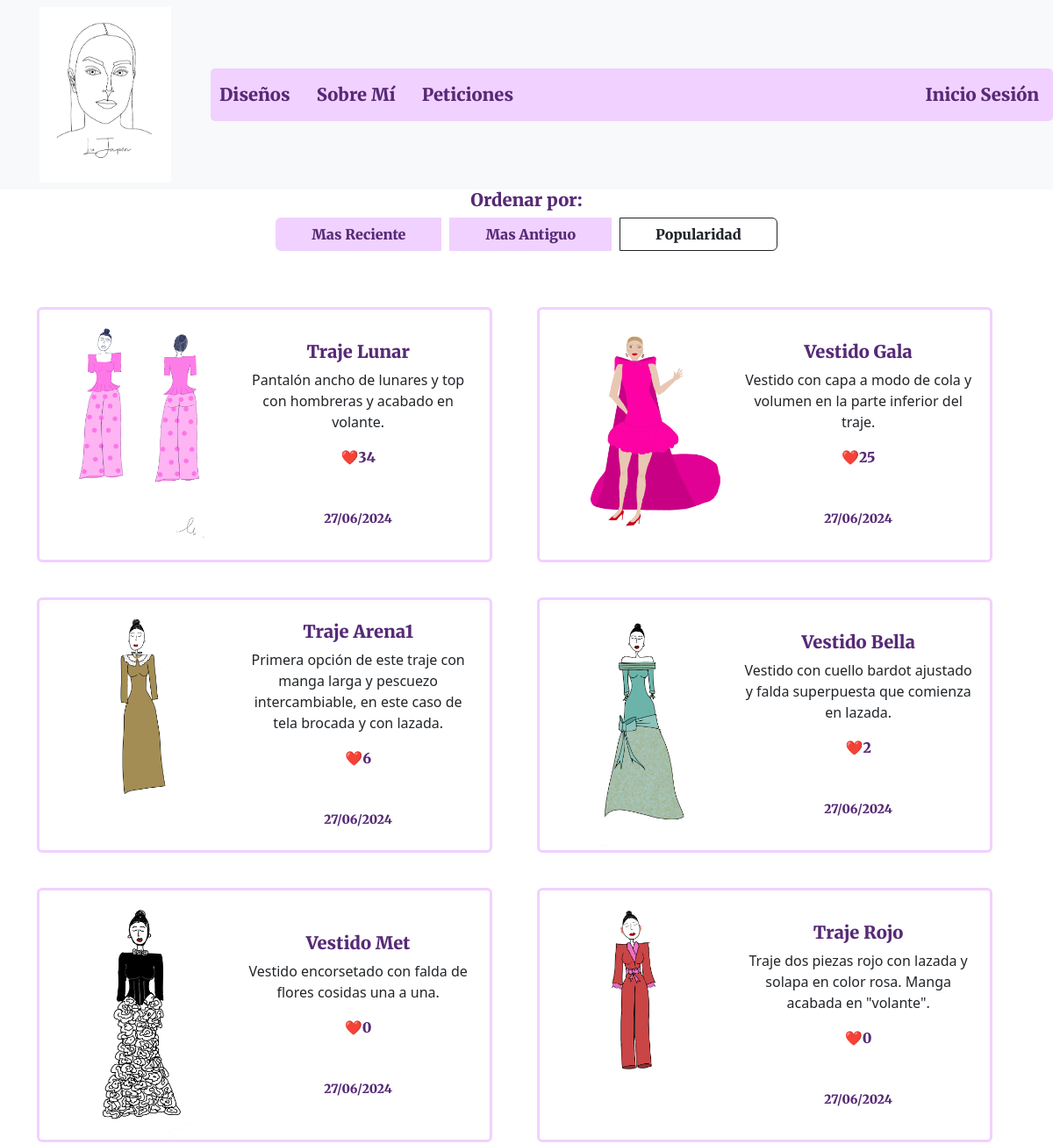
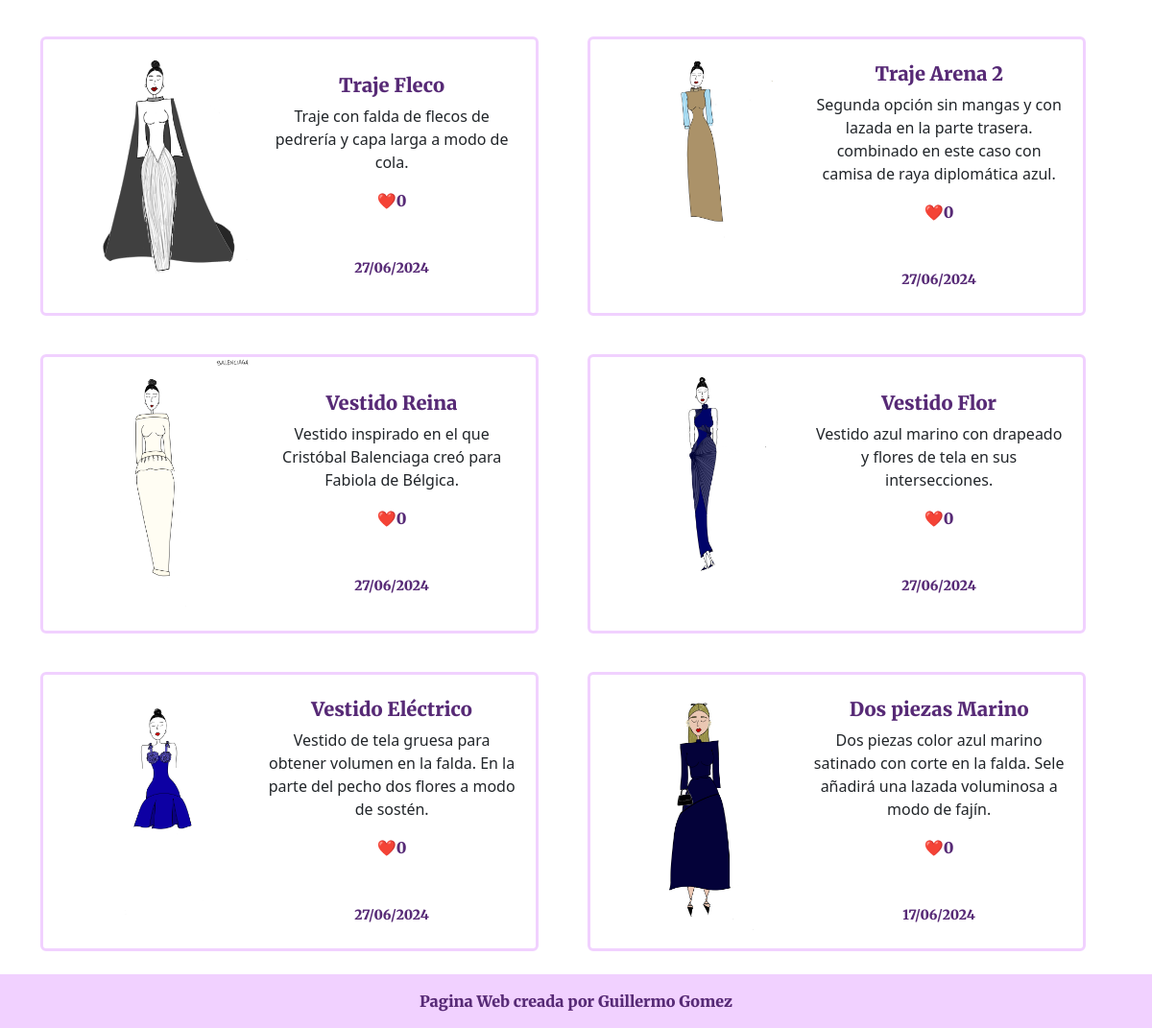
The app's page /diseños/?orden=popularidad with its own data (2 pictures, top to bottom).
### diseños/models.py (models this page shows, shortened)
class Diseño(models.Model):
    nombre = models.CharField(max_length=50)
    descripccion = models.CharField(max_length=120, blank=True)
    imagen_principal = models.ImageField(upload_to='images/',blank=True, null=True)
    imagenes_adicionales = models.ManyToManyField('Imagen', related_name='imagenes_adicionales_de', blank=True)
    fecha_subida = models.DateTimeField(default=timezone.now)
    popularidad = models.IntegerField(default=0)

### diseños/views.py (called while the page is built)
def diseños(request):
    orden = request.GET.get('orden', 'fecha_reciente')  # Valor por defecto es 'fecha_reciente'
    if orden == 'fecha_reciente':
        diseños = Diseño.objects.all().order_by('-fecha_subida')
    elif orden == 'fecha_antigua':
        diseños = Diseño.objects.all().order_by('fecha_subida')
    elif orden == 'popularidad':
        diseños = Diseño.objects.all().order_by('-popularidad')
    else:
        diseños = Diseño.objects.all().order_by('-fecha_subida')  # Valor por defecto
    return render(request, 'diseños.html',{'diseños': diseños, 'orden': orden})

### diseños/templates/diseños.html (shortened to what this page needs)
{% extends "base.html" %}
{% load static %}
{% block contenido %}
<div class="container text-center">
    <div>
        <h5 class="contenido">Ordenar por:</h5>
        <div class="btn-group" role="group">
            <a href="?orden=fecha_reciente" class="btn btn-outline-custom contenido {% if orden == 'fecha_reciente' %}active{% endif %}">Mas Reciente</a>
            <a href="?orden=fecha_antigua" class="btn btn-outline-custom contenido {% if orden == 'fecha_antigua' %}active{% endif %}">Mas Antiguo</a>
            <a href="?orden=popularidad" class="btn btn-outline-custom contenido {% if orden == 'popularidad' %}active{% endif %}">Popularidad</a>
        </div>
    </div>
    {% if diseños %}
        <div class="row mt-4 mb-4 row-cols-2 row-cols-md-2 g-4">
            {% for d in diseños %}
                <div class="col">
                    <div class="mt-3 card">
                        <div class="row g-0">
                            <div class="col-md-5">
                                {% if d.imagen_principal %}
                                    <a href="{% url "detalle_diseño" pk=d.pk  %}">
                                        <img src="{{ d.imagen_principal.url }}" class="img-principal img-fluid rounded-start" alt="DiseñoLuJapon">
                                    </a>
                                {% else %}
                                    <a href="{% url "detalle_diseño" pk=d.pk  %}">
                                        <img src="{% static 'img/default.jpg' %}" class="img-principal img-fluid rounded-start" alt="Imagen por defecto">
                                    </a>
                                {% endif %}
                            </div>
                            <div class="col-md-7 d-flex align-items-center">
                                <div class="card-body">
                                    <a href="{% url "detalle_diseño" pk=d.pk  %}">
                                        <h5 class="contenido card-title">{{ d.nombre }}</h5>
                                    </a>
                                    <p class="card-text">{{d.descripccion}}</p>
                                    <a href="#" class="contenido like-link" data-id="{{ d.id }}">❤️<span class="likes-count">{{d.popularidad}}</span></a>
                                    <p class="mt-5 card-text"><small class="contenido">{{d.fecha_subida|date:"d/m/Y" }}</small></p>
                                </div>
                            </div>
                        </div>
                    </div>
                </div>
            {% endfor %}
        </div>
    {% else %}
        <p class="mt-5 contenido text-center">No hay diseños que mostrar</p>
    {% endif %}
</div>
<link rel="stylesheet" href="{% static 'css/diseños.css' %}"/>
{% endblock %}

### static/css/diseños.css (style rules this page uses)
.img-principal { width: 100%; height: auto; }
.card { width: 95%; border: 3px solid #f1d1ff; }
.contenido { font-family: "Merriweather", serif; font-weight: 900; font-style: normal; color: rgb(87, 42, 118); }
.btn-outline-custom { background-color: #f1d1ff; padding-left: 2.5rem; padding-right: 2.5rem; }

### static/css/base.css (style rules this page uses)
a { color: rgb(87, 42, 118); text-decoration: none; margin: 0 10px; }
.contenido { font-family: "Merriweather", serif; font-weight: 900; font-style: normal; color: rgb(87, 42, 118); }
body { display: grid; min-height: 100vh; grid-template-rows: auto 1fr auto; }

### records on screen
Diseño: imagen_principal (picture), nombre "Traje Lunar", descripccion "Pantalón ancho de lunares y top con hombreras y acabado en volante.", popularidad "34", fecha_subida "27/06/2024"
Diseño: imagen_principal (picture), nombre "Vestido Gala", descripccion "Vestido con capa a modo de cola y volumen en la parte inferior del traje.", popularidad "25", fecha_subida "27/06/2024"
Diseño: imagen_principal (picture), nombre "Traje Arena1", descripccion "Primera opción de este traje con manga larga y pescuezo intercambiable, en este caso de tela brocada y con lazada.", popularidad "6", fecha_subida "27/06/2024"
Diseño: imagen_principal (picture), nombre "Vestido Bella", descripccion "Vestido con cuello bardot ajustado y falda superpuesta que comienza en lazada.", popularidad "2", fecha_subida "27/06/2024"
Diseño: imagen_principal (picture), nombre "Vestido Met", descripccion "Vestido encorsetado con falda de flores cosidas una a una.", popularidad "0", fecha_subida "27/06/2024"
Diseño: imagen_principal (picture), nombre "Traje Rojo", descripccion "Traje dos piezas rojo con lazada y solapa en color rosa. Manga acabada en \"volante\".", popularidad "0", fecha_subida "27/06/2024"
Diseño: imagen_principal (picture), nombre "Traje Fleco", descripccion "Traje con falda de flecos de pedrería y capa larga a modo de cola.", popularidad "0", fecha_subida "27/06/2024"
Diseño: imagen_principal (picture), nombre "Traje Arena 2", descripccion "Segunda opción sin mangas y con lazada en la parte trasera. combinado en este caso con camisa de raya diplomática azul.", popularidad "0", fecha_subida "27/06/2024"
Diseño: imagen_principal (picture), nombre "Vestido Reina", descripccion "Vestido inspirado en el que Cristóbal Balenciaga creó para Fabiola de Bélgica.", popularidad "0", fecha_subida "27/06/2024"
Diseño: imagen_principal (picture), nombre "Vestido Flor", descripccion "Vestido azul marino con drapeado y flores de tela en sus intersecciones.", popularidad "0", fecha_subida "27/06/2024"
Diseño: imagen_principal (picture), nombre "Vestido Eléctrico", descripccion "Vestido de tela gruesa para obtener volumen en la falda. En la parte del pecho dos flores a modo de sostén.", popularidad "0", fecha_subida "27/06/2024"
Diseño: imagen_principal (picture), nombre "Dos piezas Marino", descripccion "Dos piezas color azul marino satinado con corte en la falda. Sele añadirá una lazada voluminosa a modo de fajín.", popularidad "0", fecha_subida "17/06/2024"
